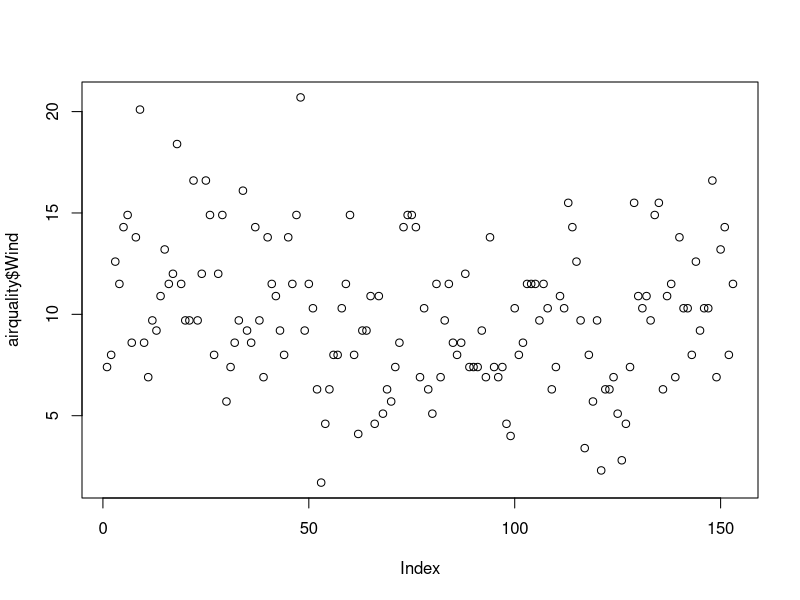
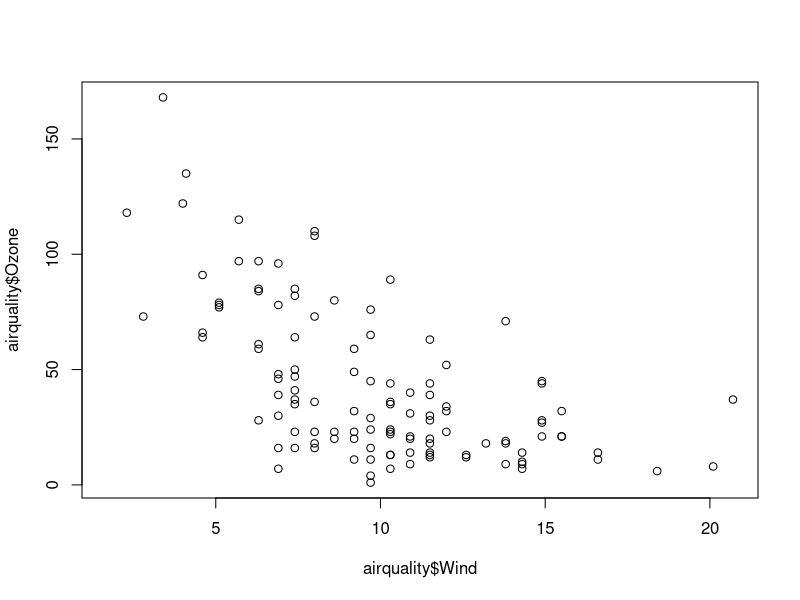
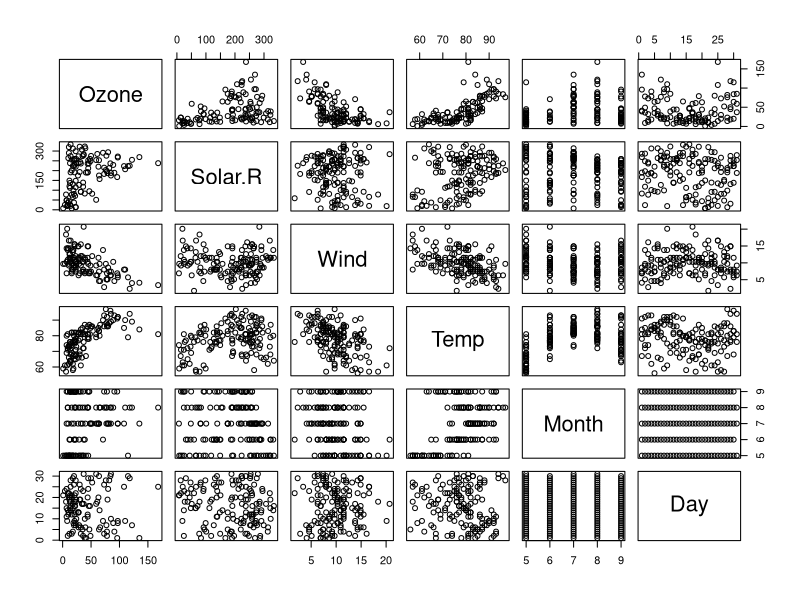
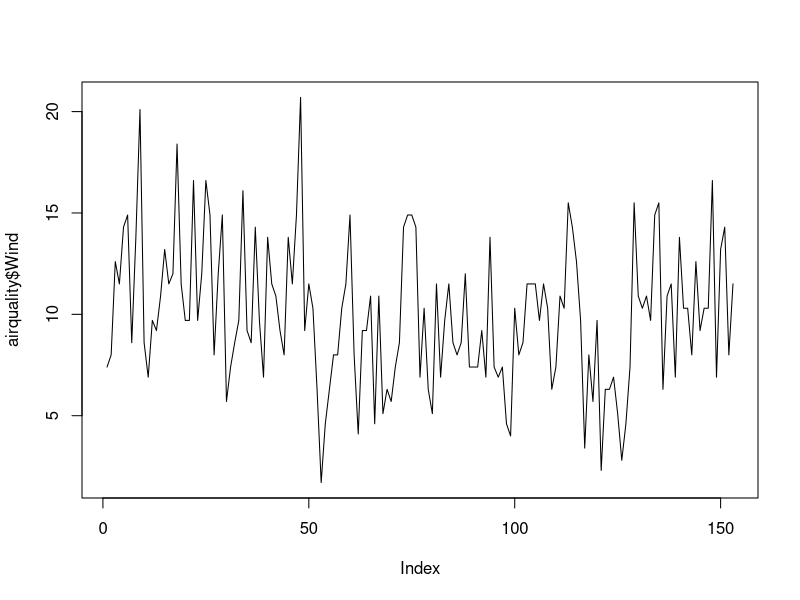
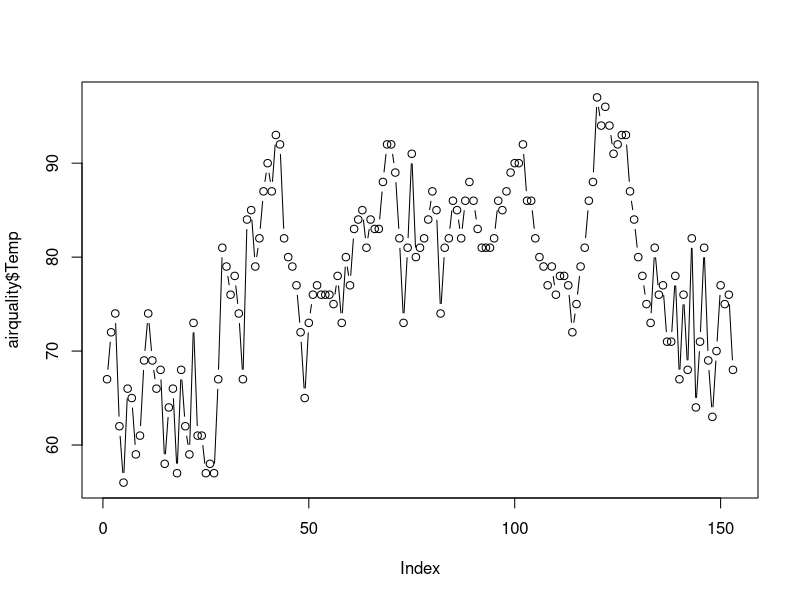
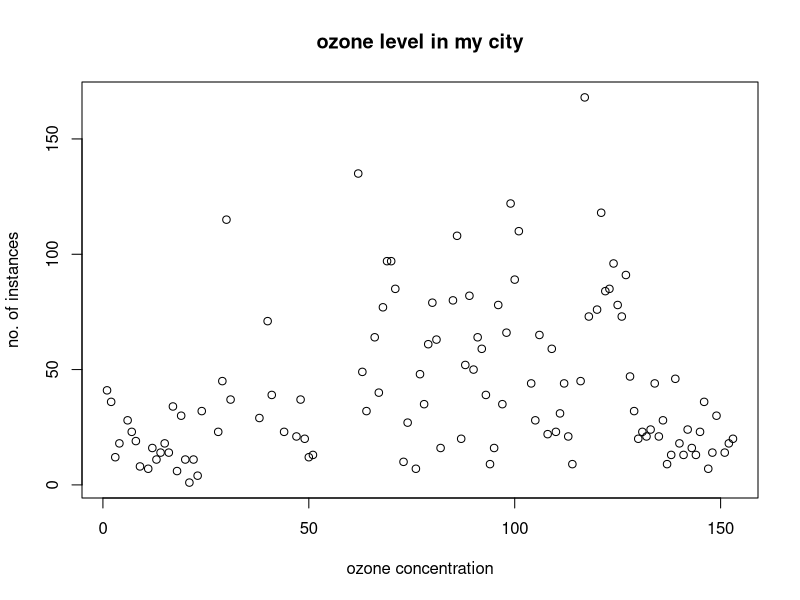
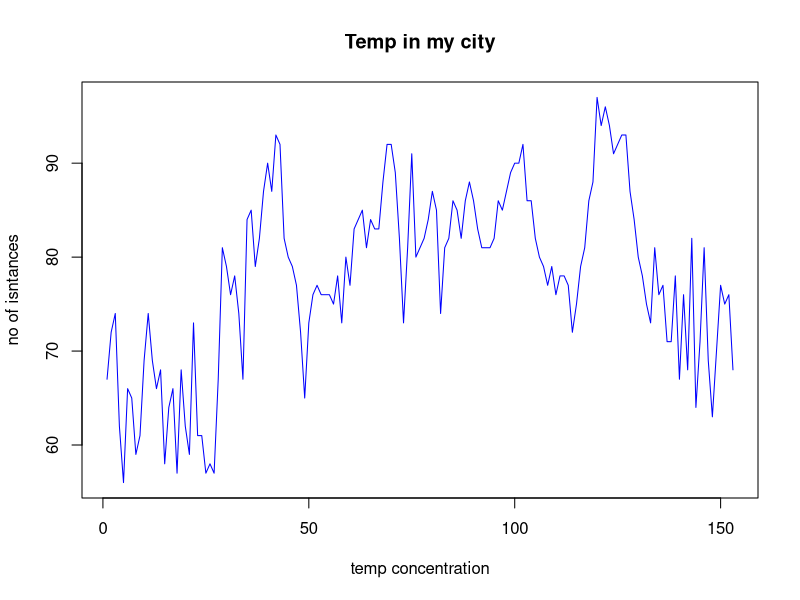
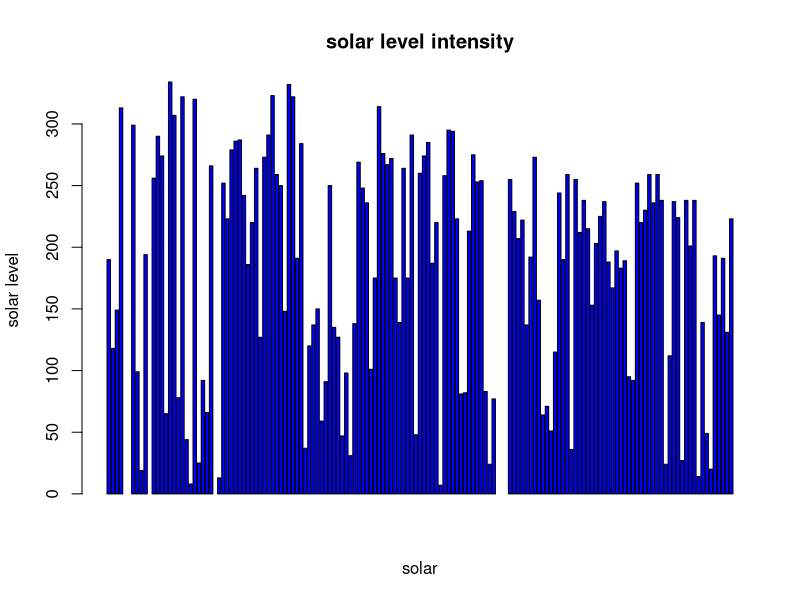

Source code (R) for these figures, in order:
#airquality = read.csv('path/airquality.csv',header=TRUE, sep=",")
airquality <- datasets::airquality

###head and tail
head(airquality)
tail(airquality)
head(airquality,15)
tail(airquality,7)

###columns
airquality[,c(1,2)]
airquality[c(1:15),c(1:3)]
df<- airquality[,-6]
summary(airquality[1,])
summary(airquality[c(1:5),c(1:3)])
airquality$Wind
airquality$Temp[50]
airquality$Temp


##summary of the data
summary(airquality$Month)
summary(airquality)


###plot graph
plot(airquality$Wind)
plot(airquality$Wind,airquality$Ozone,type='p')  ##p for point
plot(airquality)


##points and lines
plot(airquality$Wind,type='l') ##l for line
plot(airquality$Temp,type='b') ##b for both
plot(airquality$Ozone, xlab='ozone concentration',
     ylab='no. of instances', main='ozone level in my city')
plot(airquality$Temp, type='l',xlab='temp concentration',
     ylab='no of isntances', main='Temp in my city',
     col='blue')

##horizontal bar plot
barplot(airquality$Solar.R, xlab='solar',
        ylab='solar level', col = 'blue', main='solar level intensity', 
        horiz = F,axes = T)

##histogram
hist(airquality$Month)
hist(airquality$Day, main = 'airquality day wise'
     ,xlab = 'days', col = 'blue')

##single box plot
boxplot(airquality$Ozone, main="boxplot")

##multiple boc plot
boxplot(airquality$Temp, main="multiple")

##